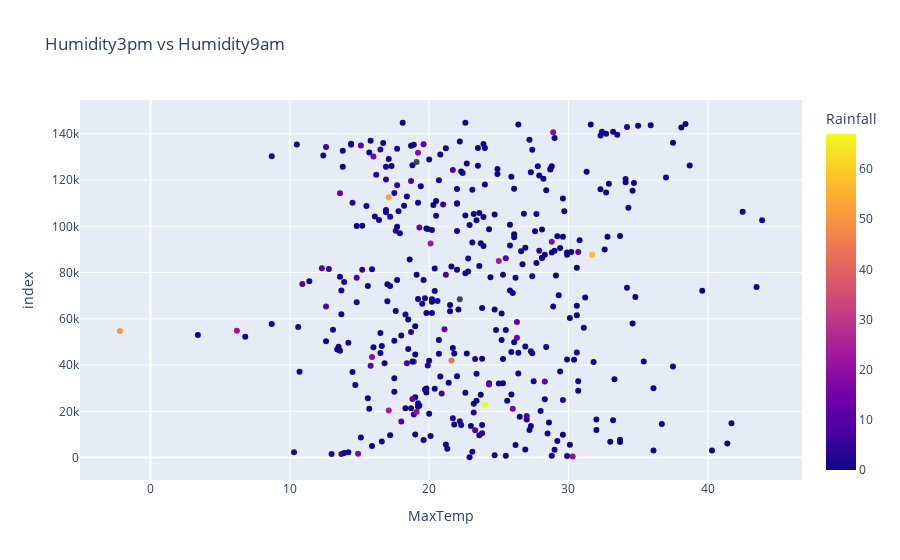

Here is the notebook cell this chart was saved with:
### Code cell
px.scatter(raw_df.sample(400),
       x = 'MaxTemp',
       title= 'Humidity3pm vs Humidity9am',
       color = 'Rainfall')

### Figure 1 — Plotly figure (JSON) as saved in the notebook; plotly's stock layout.template omitted (floating-point values rounded to 4 significant figures; data arrays with more than 128 entries replaced by an {"elided": "..."} marker saying what was removed)
{"data": [{"hovertemplate": "MaxTemp=%{x}<br>index=%{y}<br>Rainfall=%{marker.color}<extra></extra>", "legendgroup": "", "marker": {"color": {"elided": "400 float values"}, "coloraxis": "coloraxis", "symbol": "circle"}, "mode": "markers", "name": "", "orientation": "h", "showlegend": false, "type": "scatter", "x": {"elided": "400 float values"}, "xaxis": "x", "y": {"elided": "400 int values"}, "yaxis": "y"}], "layout": {"coloraxis": {"colorbar": {"title": {"text": "Rainfall"}}, "colorscale": [[0, "#0d0887"], [0.1111, "#46039f"], [0.2222, "#7201a8"], [0.3333, "#9c179e"], [0.4444, "#bd3786"], [0.5556, "#d8576b"], [0.6667, "#ed7953"], [0.7778, "#fb9f3a"], [0.8889, "#fdca26"], [1, "#f0f921"]]}, "legend": {"tracegroupgap": 0}, "title": {"text": "Humidity3pm vs Humidity9am"}, "xaxis": {"anchor": "y", "domain": [0, 1], "title": {"text": "MaxTemp"}}, "yaxis": {"anchor": "x", "domain": [0, 1], "title": {"text": "index"}}}}
